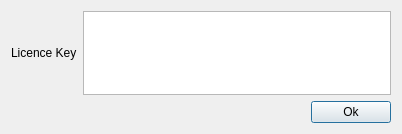
<?xml version="1.0" encoding="UTF-8"?>
<ui version="4.0">
 <class>LicenceDialog</class>
 <widget class="QDialog" name="LicenceDialog">
  <property name="windowModality">
   <enum>Qt::ApplicationModal</enum>
  </property>
  <property name="geometry">
   <rect>
    <x>0</x>
    <y>0</y>
    <width>402</width>
    <height>134</height>
   </rect>
  </property>
  <property name="windowTitle">
   <string>Licence</string>
  </property>
  <property name="layoutDirection">
   <enum>Qt::RightToLeft</enum>
  </property>
  <property name="modal">
   <bool>true</bool>
  </property>
  <layout class="QVBoxLayout" name="verticalLayout">
   <item>
    <layout class="QHBoxLayout" name="horizontalLayout">
     <item>
      <widget class="QTextEdit" name="licence"/>
     </item>
     <item>
      <widget class="QLabel" name="label">
       <property name="text">
        <string>Licence Key</string>
       </property>
      </widget>
     </item>
    </layout>
   </item>
   <item>
    <widget class="QPushButton" name="okButton">
     <property name="sizePolicy">
      <sizepolicy hsizetype="Fixed" vsizetype="Fixed">
       <horstretch>0</horstretch>
       <verstretch>0</verstretch>
      </sizepolicy>
     </property>
     <property name="minimumSize">
      <size>
       <width>65</width>
       <height>0</height>
      </size>
     </property>
     <property name="layoutDirection">
      <enum>Qt::RightToLeft</enum>
     </property>
     <property name="text">
      <string>Ok</string>
     </property>
    </widget>
   </item>
  </layout>
 </widget>
 <resources/>
 <connections/>
</ui>
